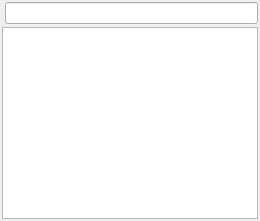
       <widget class="QWidget" name="tabAll">
        <attribute name="title">
         <string>All</string>
        </attribute>
        <layout class="QVBoxLayout" name="verticalLayout_6">
         <property name="spacing">
          <number>3</number>
         </property>
         <property name="margin">
          <number>2</number>
         </property>
         <item>
          <layout class="QHBoxLayout" name="horizontalLayout_5">
           <property name="spacing">
            <number>3</number>
           </property>
           <item>
            <widget class="QLabel" name="label_3">
             <property name="text">
              <string>&lt;!DOCTYPE HTML PUBLIC &quot;-//W3C//DTD HTML 4.0//EN&quot; &quot;http://www.w3.org/TR/REC-html40/strict.dtd&quot;&gt;
&lt;html&gt;&lt;head&gt;&lt;meta name=&quot;qrichtext&quot; content=&quot;1&quot; /&gt;&lt;style type=&quot;text/css&quot;&gt;
p, li { white-space: pre-wrap; }
&lt;/style&gt;&lt;/head&gt;&lt;body style=&quot; font-family:'MS Shell Dlg 2'; font-size:8.25pt; font-weight:400; font-style:normal;&quot;&gt;
&lt;p style=&quot; margin-top:0px; margin-bottom:0px; margin-left:0px; margin-right:0px; -qt-block-indent:0; text-indent:0px;&quot;&gt;&lt;img src=&quot;:/resources/RES/ffficons/magnifier.png&quot; /&gt;&lt;/p&gt;&lt;/body&gt;&lt;/html&gt;</string>
             </property>
            </widget>
           </item>
           <item>
            <widget class="QLineEdit" name="AllClassesLE"/>
           </item>
          </layout>
         </item>
         <item>
          <widget class="QListWidget" name="AllClassesLW"/>
         </item>
        </layout>
       </widget>
